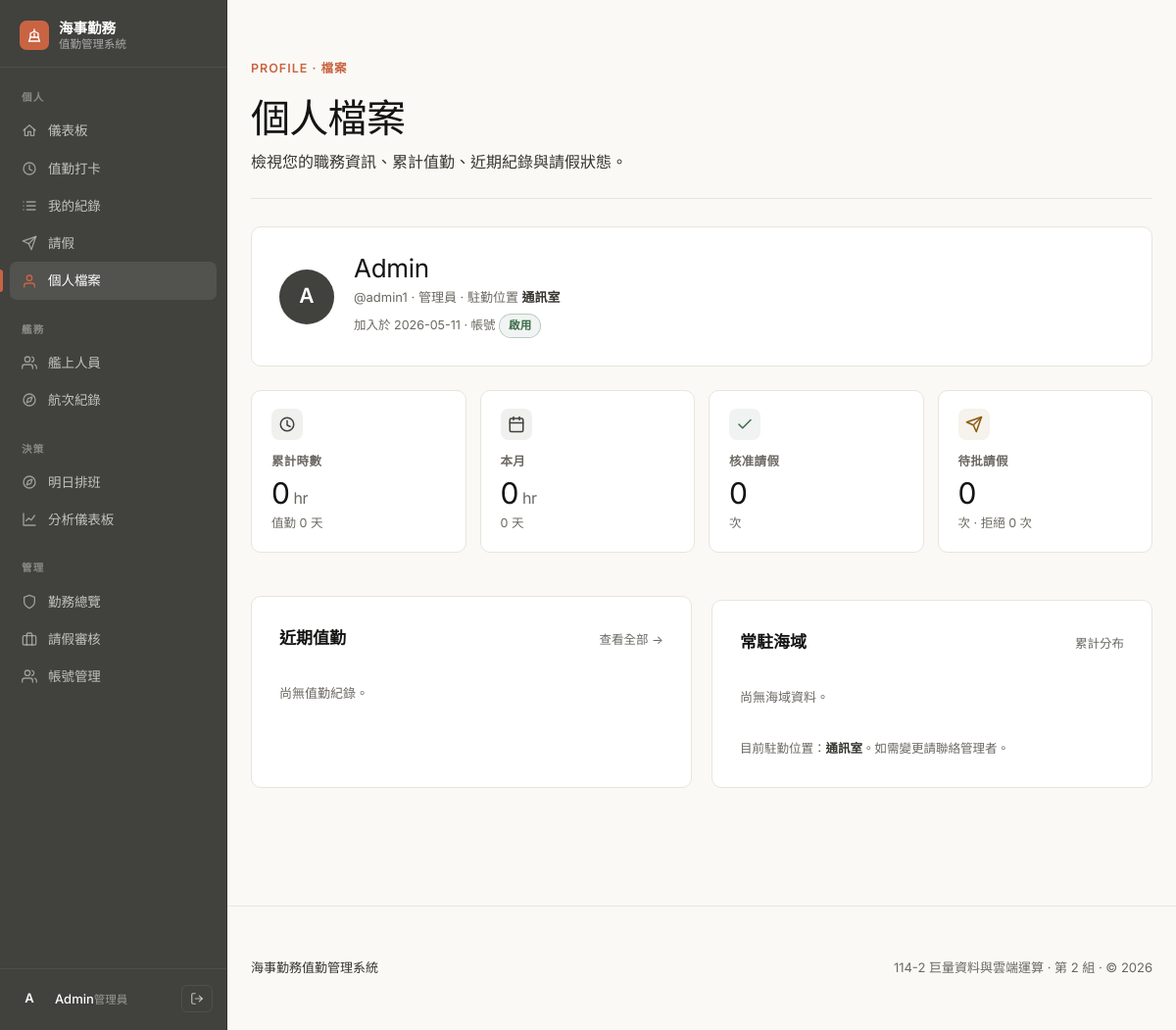
The app's page /profile.php (signed in) with its own data.
### tables this page shows
CREATE TABLE IF NOT EXISTS users (
  user_id INT AUTO_INCREMENT PRIMARY KEY,
  username VARCHAR(50) NOT NULL UNIQUE,
  password_hash VARCHAR(255) NOT NULL,
  full_name VARCHAR(100) NOT NULL,
  role ENUM('boss','admin','employee') NOT NULL DEFAULT 'employee',
  duty_position VARCHAR(20) NOT NULL DEFAULT '前甲板',
  is_active TINYINT(1) NOT NULL DEFAULT 1,
  created_at DATETIME NOT NULL DEFAULT CURRENT_TIMESTAMP
);

### profile.php (the view, shortened to what this page needs)
<?php
require 'db.php';
require 'ui.php';
$uid = (int)$_SESSION['user_id'];
$stmt = $pdo->prepare("SELECT user_id, username, full_name, role, duty_position, is_active, created_at FROM users WHERE user_id=? LIMIT 1");
$stmt->execute([$uid]);
$u = $stmt->fetch();
$stmt = $pdo->prepare("SELECT COUNT(*) AS days, SUM(TIMESTAMPDIFF(MINUTE, check_in, check_out)) AS mins
                       FROM attendance WHERE user_id=? AND check_in IS NOT NULL AND check_out IS NOT NULL");
$stmt->execute([$uid]);
$tot = $stmt->fetch();
$tot_hours = $tot['mins'] ? round($tot['mins']/60, 1) : 0;
$tot_days  = (int)($tot['days'] ?? 0);
$stmt = $pdo->prepare("SELECT COUNT(*) AS days, SUM(TIMESTAMPDIFF(MINUTE, check_in, check_out)) AS mins
                       FROM attendance WHERE user_id=? AND work_date BETWEEN ? AND ?
                         AND check_in IS NOT NULL AND check_out IS NOT NULL");
$stmt->execute([$uid, date('Y-m-01'), date('Y-m-t')]);
$mo = $stmt->fetch();
$mo_hours = $mo['mins'] ? round($mo['mins']/60, 1) : 0;
$mo_days  = (int)($mo['days'] ?? 0);
$lv_counts = ['pending'=>0,'approved'=>0,'rejected'=>0];
$stmt = $pdo->prepare("SELECT work_date, check_in, check_out, duty_zone, sea_state, TIMESTAMPDIFF(MINUTE, check_in, check_out) AS mins
                       FROM attendance WHERE user_id=? ORDER BY work_date DESC LIMIT 6");
$stmt->execute([$uid]);
$recent = $stmt->fetchAll();
$stmt = $pdo->prepare("SELECT duty_zone, COUNT(*) c FROM attendance WHERE user_id=? AND duty_zone IS NOT NULL GROUP BY duty_zone ORDER BY c DESC LIMIT 4");
$stmt->execute([$uid]);
$zones = $stmt->fetchAll();
$zone_total = array_sum(array_column($zones, 'c'));
?>
<!doctype html>
<html lang="zh-TW">
<head>
  <?php style_link(); ?>
</head>
<body>
  <?php nav_top(); ?>
  <div class="wrap">
    <?php
    page_header(
      '個人檔案',
      '檢視您的職務資訊、累計值勤、近期紀錄與請假狀態。',
      'PROFILE · 檔案'
    );
    ?>
    <div class="card" style="display:flex;gap:20px;align-items:center;">
      <?= avatar_initial($u['full_name'], 56, 'primary') ?>
      <div style="flex:1;min-width:0;">
        <div style="font-family:var(--font-serif);font-size:26px;color:var(--text);letter-spacing:-0.3px;line-height:1.1;"><?= h($u['full_name']) ?></div>
        <div style="font-size:13px;color:var(--muted);margin-top:4px;">
          @<?= h($u['username']) ?> · <?= h(role_name($u['role'])) ?> · 駐勤位置 <strong style="color:var(--text-soft);"><?= h($u['duty_position']) ?></strong>
        </div>
        <div style="font-size:12.5px;color:var(--muted);margin-top:6px;">
          加入於 <?= h(substr($u['created_at'], 0, 10)) ?> · 帳號 <?= ((int)$u['is_active']===1) ? badge('啟用','ok') : badge('停用','off') ?>
        </div>
      </div>
    </div>
    <div class="stat-grid" style="margin-top:24px;">
      <div class="stat-card">
        <div class="stat-icon"><?= icon_svg('clock') ?></div>
        <div class="stat-lbl">累計時數</div>
        <div class="stat-num"><?= h($tot_hours) ?><span style="font-size:16px;color:var(--muted);font-family:var(--font-sans);">&nbsp;hr</span></div>
        <div class="stat-sub">值勤 <?= h($tot_days) ?> 天</div>
      </div>
      <div class="stat-card">
        <div class="stat-icon"><?= icon_svg('calendar') ?></div>
        <div class="stat-lbl">本月</div>
        <div class="stat-num"><?= h($mo_hours) ?><span style="font-size:16px;color:var(--muted);font-family:var(--font-sans);">&nbsp;hr</span></div>
        <div class="stat-sub"><?= h($mo_days) ?> 天</div>
      </div>
      <div class="stat-card ok">
        <div class="stat-icon"><?= icon_svg('check') ?></div>
        <div class="stat-lbl">核准請假</div>
        <div class="stat-num"><?= h($lv_counts['approved']) ?></div>
        <div class="stat-sub">次</div>
      </div>
      <div class="stat-card warn">
        <div class="stat-icon"><?= icon_svg('plane') ?></div>
        <div class="stat-lbl">待批請假</div>
        <div class="stat-num"><?= h($lv_counts['pending']) ?></div>
        <div class="stat-sub">次 · 拒絕 <?= h($lv_counts['rejected']) ?> 次</div>
      </div>
    </div>
    <div class="grid2">
      <div class="card">
        <div class="card-head">
          <h2>近期值勤</h2>
          <a href="records.php" class="muted" style="font-size:12.5px;">查看全部 →</a>
        </div>
        <?php if (!$recent): ?>
          <div class="muted" style="padding:18px 0;font-size:13px;">尚無值勤紀錄。</div>
        <?php endif; ?>
      </div>
      <div class="card">
        <div class="card-head">
          <h2>常駐海域</h2>
          <span class="muted" style="font-size:12.5px;">累計分布</span>
        </div>
        <?php if (!$zones): ?>
          <div class="muted" style="padding:18px 0;font-size:13px;">尚無海域資料。</div>
        <?php else: foreach ($zones as $z):
          $pct = $zone_total>0 ? round($z['c']/$zone_total*100) : 0;
        ?>
          <div style="margin:14px 0;">
            <div style="display:flex;justify-content:space-between;font-size:13px;margin-bottom:5px;">
              <span style="font-weight:600;color:var(--text);"><?= h($z['duty_zone']) ?></span>
              <span class="muted"><?= h($z['c']) ?> 次 · <?= h($pct) ?>%</span>
            </div>
            <div style="height:6px;background:var(--bg-alt);border-radius:3px;overflow:hidden;">
              <div style="height:100%;width:<?= h($pct) ?>%;background:var(--primary);"></div>
            </div>
          </div>
        <?php endforeach; endif; ?>
        <div class="muted" style="margin-top:14px;font-size:12.5px;">
          目前駐勤位置：<strong style="color:var(--text-soft);"><?= h($u['duty_position']) ?></strong>。如需變更請聯絡管理者。
        </div>
      </div>
    </div>
  </div>
  <?php page_footer(); ?>
</body>
</html>

### ui.php (shortened to what this page needs)
<?php
function h($s){ return htmlspecialchars((string)$s, ENT_QUOTES, 'UTF-8'); }
function role_name($r){
  if ($r==='admin') return '管理員';
  return '員工';
}
function is_admin(){
  $r = ($_SESSION['role'] ?? '');
  return in_array($r, ['admin','boss'], true);
}
function badge($txt, $type){
  $type = in_array($type, ['ok','warn','off','bad','info'], true) ? $type : 'off';
  return '<span class="badge '.$type.'">'.h($txt).'</span>';
}
function avatar_initial($name, $size = 32, $variant = 'muted'){
  $init = $name ? mb_substr($name, 0, 1) : '·';
  $sz = in_array($size, [32,44,56], true) ? $size : 32;
  return '<span class="avatar sz-'.$sz.' '.h($variant).'">'.h($init).'</span>';
}
function icon_svg($name){
  $c = 'currentColor';
  $s = '<svg class="ico" width="16" height="16" viewBox="0 0 24 24" fill="none" stroke="'.$c.'" stroke-width="2" stroke-linecap="round" stroke-linejoin="round">';
  switch ($name) {
    case 'shield':    return $s.'<path d="M12 22s8-4 8-10V5l-8-3-8 3v7c0 6 8 10 8 10z"/></svg>';
    case 'lock':      return $s.'<rect x="3" y="11" width="18" height="11" rx="2" ry="2"/><path d="M7 11V7a5 5 0 0 1 10 0v4"/></svg>';
    case 'ship':      return $s.'<path d="M20 21H4"/><path d="M4 21l2-6h12l2 6"/><path d="M6 15V9l6-3 6 3v6"/><path d="M12 6V3"/><path d="M12 9v6"/></svg>';
    case 'login':     return $s.'<path d="M15 3h4a2 2 0 0 1 2 2v14a2 2 0 0 1-2 2h-4"/><path d="M10 17l5-5-5-5"/><path d="M15 12H3"/></svg>';
    case 'logout':    return $s.'<path d="M9 21H5a2 2 0 0 1-2-2V5a2 2 0 0 1 2-2h4"/><path d="M16 17l5-5-5-5"/><path d="M21 12H9"/></svg>';
    case 'clock':     return $s.'<circle cx="12" cy="12" r="9"/><path d="M12 7v6l4 2"/></svg>';
    case 'list':      return $s.'<path d="M8 6h13"/><path d="M8 12h13"/><path d="M8 18h13"/><path d="M3 6h.01"/><path d="M3 12h.01"/><path d="M3 18h.01"/></svg>';
    case 'users':     return $s.'<path d="M17 21v-2a4 4 0 0 0-4-4H5a4 4 0 0 0-4 4v2"/><circle cx="9" cy="7" r="4"/><path d="M23 21v-2a4 4 0 0 0-3-3.87"/><path d="M16 3.13a4 4 0 0 1 0 7.75"/></svg>';
    case 'plus':      return $s.'<path d="M12 5v14"/><path d="M5 12h14"/></svg>';
    case 'edit':      return $s.'<path d="M12 20h9"/><path d="M16.5 3.5a2.1 2.1 0 0 1 3 3L7 19l-4 1 1-4 12.5-12.5z"/></svg>';
    case 'trash':     return $s.'<path d="M3 6h18"/><path d="M8 6V4h8v2"/><path d="M19 6l-1 14H6L5 6"/><path d="M10 11v6"/><path d="M14 11v6"/></svg>';
    case 'download':  return $s.'<path d="M21 15v4a2 2 0 0 1-2 2H5a2 2 0 0 1-2-2v-4"/><path d="M7 10l5 5 5-5"/><path d="M12 15V3"/></svg>';
    case 'plane':     return $s.'<path d="M22 2L11 13"/><path d="M22 2l-7 20-4-9-9-4 20-7z"/></svg>';
    case 'check':     return $s.'<path d="M20 6L9 17l-5-5"/></svg>';
    case 'x':         return $s.'<path d="M18 6L6 18"/><path d="M6 6l12 12"/></svg>';
    case 'home':      return $s.'<path d="M3 12L12 4l9 8"/><path d="M5 10v10h5v-6h4v6h5V10"/></svg>';
    case 'compass':   return $s.'<circle cx="12" cy="12" r="9"/><polygon points="16.24 7.76 14.12 14.12 7.76 16.24 9.88 9.88 16.24 7.76"/></svg>';
    case 'anchor':    return $s.'<circle cx="12" cy="5" r="3"/><path d="M12 8v13"/><path d="M5 12H2a10 10 0 0 0 20 0h-3"/></svg>';
    case 'chart':     return $s.'<path d="M3 3v18h18"/><path d="M7 14l4-4 4 3 5-7"/></svg>';
    case 'user':      return $s.'<path d="M20 21v-2a4 4 0 0 0-4-4H8a4 4 0 0 0-4 4v2"/><circle cx="12" cy="7" r="4"/></svg>';
    case 'calendar':  return $s.'<rect x="3" y="4" width="18" height="18" rx="2"/><path d="M16 2v4"/><path d="M8 2v4"/><path d="M3 10h18"/></svg>';
    case 'menu':      return $s.'<path d="M3 6h18"/><path d="M3 12h18"/><path d="M3 18h18"/></svg>';
    case 'briefcase': return $s.'<rect x="2" y="7" width="20" height="14" rx="2"/><path d="M16 21V5a2 2 0 0 0-2-2h-4a2 2 0 0 0-2 2v16"/></svg>';
  }
  return '';
}
function style_link(){
  $p = __DIR__ . '/style.css';
  $v = @filemtime($p) ?: time();
  echo '<link rel="stylesheet" href="style.css?v='.$v.'">';
}
function page_footer(){
  $y = date('Y');
  echo '<footer class="site-footer"><div class="wrap"><div class="footer-row">';
  echo '<div class="footer-brand">';
  echo '<span>海事勤務值勤管理系統</span>';
  echo '</div>';
  echo '<div class="footer-meta">114-2 巨量資料與雲端運算 · 第 2 組 · &copy; '.$y.'</div>';
  echo '</div></div></footer>';
}
function page_header($title, $subtitle = '', $eyebrow = '', $actions_html = ''){
  echo '<header class="page-header">';
  echo '<div class="ph-text">';
  if ($eyebrow !== '') echo '<div class="eyebrow">'.h($eyebrow).'</div>';
  echo '<h1 class="page-title">'.h($title).'</h1>';
  if ($subtitle !== '') echo '<p class="page-subtitle">'.h($subtitle).'</p>';
  echo '</div>';
  echo '</header>';
}
function sb_item($href, $icon, $label, $active = false){
  $cls = 'sb-item' . ($active ? ' active' : '');
  return '<a class="'.$cls.'" href="'.h($href).'">'.icon_svg($icon).'<span>'.h($label).'</span></a>';
}
function nav_top($title = ''){
  $name = $_SESSION['full_name'] ?? '';
  $role = $_SESSION['role'] ?? '';
  $cur  = basename($_SERVER['SCRIPT_NAME'] ?? '');
  echo '<button class="sb-burger" onclick="document.body.classList.toggle(\'sb-open\')" aria-label="切換選單">'.icon_svg('menu').'</button>';
  echo '<span class="sb-mbrand"><span class="sb-mlogo">'.icon_svg('ship').'</span>海事勤務</span>';
  echo '<aside class="sidebar">';
  echo '<a class="sb-brand" href="dashboard.php">';
  echo '<span class="sb-logo">'.icon_svg('ship').'</span>';
  echo '<span class="sb-bcol"><span class="sb-bname">海事勤務</span><span class="sb-btag">值勤管理系統</span></span>';
  echo '</a>';
  echo '<nav class="sb-nav">';
  echo '<div class="sb-group">';
  echo '<div class="sb-group-label">個人</div>';
  echo sb_item('dashboard.php', 'home',     '儀表板',  $cur==='dashboard.php');
  echo sb_item('punch.php',     'clock',    '值勤打卡', $cur==='punch.php');
  echo sb_item('records.php',   'list',     '我的紀錄', $cur==='records.php');
  echo sb_item('leave.php',     'plane',    '請假',    $cur==='leave.php');
  echo sb_item('profile.php',   'user',     '個人檔案', $cur==='profile.php');
  echo '</div>';
  echo '<div class="sb-group">';
  echo '<div class="sb-group-label">艦務</div>';
  echo sb_item('crew.php',     'users',   '艦上人員', $cur==='crew.php');
  echo sb_item('voyages.php',  'compass', '航次紀錄', $cur==='voyages.php');
  echo '</div>';
  if (is_admin()) {
    echo '<div class="sb-group">';
    echo '<div class="sb-group-label">決策</div>';
    echo sb_item('scheduler.php',       'compass',   '明日排班', $cur==='scheduler.php');
    echo sb_item('admin_dashboard.php', 'chart',     '分析儀表板', $cur==='admin_dashboard.php');
    echo '</div>';
    echo '<div class="sb-group">';
    echo '<div class="sb-group-label">管理</div>';
    echo sb_item('admin_status.php',    'shield',    '勤務總覽', in_array($cur, ['admin_status.php','admin_edit.php'], true));
    echo sb_item('admin_leave.php',     'briefcase', '請假審核', $cur==='admin_leave.php');
    echo sb_item('admin_users.php',     'users',     '帳號管理', in_array($cur, ['admin_users.php','admin_create_user.php','admin_user_edit.php'], true));
    echo '</div>';
  }
  echo '</nav>';
  echo '<div class="sb-foot">';
  echo avatar_initial($name, 32, 'primary');
  echo '<span class="sb-user"><span class="sb-uname">'.h($name).'</span><span class="sb-urole">'.h(role_name($role)).'</span></span>';
  echo '<form method="post" action="logout.php" style="display:inline;margin:0;padding:0;">';
  echo '<button class="sb-logout" type="submit" title="登出" aria-label="登出">'.icon_svg('logout').'</button>';
  echo '</form>';
  echo '</div>';
  echo '</aside>';
}

### records on screen
users: full_name "A", full_name "Admin", username "admin1", role "管理員", duty_position "通訊室", created_at "2026-05-11"

### other values on screen
$label "儀表板 值勤打卡 我的紀錄 請假 個人檔案 艦上人員 航次紀錄 明日排班 分析儀表板 勤務總覽 請假審核 帳號管理"
$init "A"
$name "Admin"
role_name($role) "管理員"
$eyebrow "PROFILE · 檔案"
$title "個人檔案"
$subtitle "檢視您的職務資訊、累計值勤、近期紀錄與請假狀態。"
$txt "啟用"
$tot_hours "0"
$tot_days "0"
$mo_hours "0"
$mo_days "0"
$lv_counts['approved'] "0"
$lv_counts['pending'] "0"
$lv_counts['rejected'] "0"
